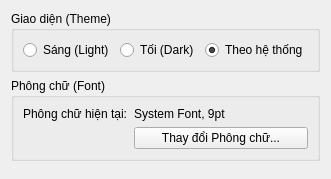
<?xml version="1.0" encoding="UTF-8"?>
<!-- Vị trí: /ui/widgets/settings/AppearanceSettingsWidget.ui -->
<!-- Phiên bản: 1.6 (Sửa lỗi Build và cập nhật theo kế hoạch) -->
<ui version="4.0">
 <class>AppearanceSettingsWidget</class>
 <widget class="QWidget" name="AppearanceSettingsWidget">
  <layout class="QVBoxLayout" name="verticalLayout">
   <item>
    <widget class="QGroupBox" name="groupBox">
     <property name="title">
      <string>Giao diện (Theme)</string>
     </property>
     <layout class="QHBoxLayout" name="horizontalLayout">
      <item>
       <widget class="QRadioButton" name="lightThemeRadioButton">
        <property name="text">
         <string>Sáng (Light)</string>
        </property>
       </widget>
      </item>
      <item>
       <widget class="QRadioButton" name="darkThemeRadioButton">
        <property name="text">
         <string>Tối (Dark)</string>
        </property>
       </widget>
      </item>
      <item>
       <widget class="QRadioButton" name="systemThemeRadioButton">
        <property name="text">
         <string>Theo hệ thống</string>
        </property>
        <property name="checked">
         <bool>true</bool>
        </property>
       </widget>
      </item>
     </layout>
    </widget>
   </item>
   <item>
    <widget class="QGroupBox" name="groupBox_2">
     <property name="title">
      <string>Phông chữ (Font)</string>
     </property>
     <layout class="QFormLayout" name="formLayout">
      <item row="0" column="0">
       <widget class="QLabel" name="label">
        <property name="text">
         <string>Phông chữ hiện tại:</string>
        </property>
       </widget>
      </item>
      <item row="0" column="1">
       <widget class="QLabel" name="fontPreviewLabel">
        <property name="text">
         <string>System Font, 9pt</string>
        </property>
       </widget>
      </item>
      <item row="1" column="1">
       <widget class="QPushButton" name="changeFontButton">
        <property name="text">
         <string>Thay đổi Phông chữ...</string>
        </property>
       </widget>
      </item>
     </layout>
    </widget>
   </item>
   <item>
    <spacer name="verticalSpacer">
     <property name="orientation">
      <enum>Qt::Vertical</enum>
     </property>
    </spacer>
   </item>
  </layout>
 </widget>
</ui>
